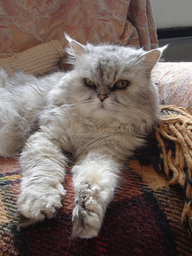
#> input picture test.bmp, 192 x 256 px, shrunk from 375 x 500 before the run
$ python main.py
#> lines starting #> are read from the running program, lines starting #| are printed output that depends on the picture
### lab.py
"""
////////////////////////////////////////////////////////////////////////////////////
// Лабораторная работа 3 по дисциплине МРЗвИС
// Выполнена студентом группы 9217023
// БГУИР Павлов Даниил Иванович
// Вариант 2 - модель рециркуляционной сети с адаптивным коэффициентом
// обучения с ненормированными весами
// 14.09.2021
// Использованные материалы:
// https://numpy.org/doc/stable/index.html - методические материалы по numpy
// https://www.learnpython.org/ - методические материалы по python
// https://studfile.net/preview/1557061/page:8/ - описание рециркуляционной сети
"""

import numpy as np
from PIL import Image


class Lab:
    def __init__(self, r=4, m=4, p=3 * 2 * 2, Emax=1000):
        self.r = r + 1
        self.m = m + 1
        self.p = p
        self.Emax = Emax
        self.e = 0.0002

    def open_file(self, path):
#> called with path = 'test.bmp'
        self.initial_matrix = np.asarray(Image.open(path)).astype('float')
        # Image.fromarray(np.uint8(self.initial_matrix)).show()

    def pixel_transformation(self):
        for cell in np.nditer(self.initial_matrix, op_flags=['readwrite']):
            cell[...] = cell * 2 / 255 - 1
#> this loop made 147456 passes

    def create_rectangles(self):
        self.rectangles = []
        ok = list(self.initial_matrix)
#> ok = 256 items
        for i in range(int(len(ok) / (self.r - 1))):
            temp = []
            for j in range(int(len(ok[i]) / (self.m - 1))):
                temp.append(self.initial_matrix[i * (self.r - 1):(i + 1) * (self.r - 1),
                            j * (self.m - 1):(j + 1) * (self.m - 1)])
            if not (len(ok[i]) % (self.m - 1) == 0):
                temp.append(self.initial_matrix[i * (self.r - 1):(i + 1) * (self.r - 1)
                            , len(self.initial_matrix[i]) - self.m:len(self.initial_matrix[i]) - 1])
            self.rectangles.append(temp)
#> this loop made 64 passes
#> after the loop, self.rectangles = 64 items
        if not (len(ok) % (self.r - 1) == 0):
            temp = []
            for j in range(int(len(ok[0]) / (self.m - 1))):
                temp.append(self.initial_matrix[len(self.initial_matrix) - self.r:len(self.initial_matrix) - 1
                            , j * (self.m - 1):(j + 1) * (self.m - 1)])
            if not (len(ok[i]) % (self.m - 1) == 0):
                temp.append(self.initial_matrix[i * (self.r - 1):(i + 1) * (self.r - 1)
                            , len(self.initial_matrix[i]) - self.m:len(self.initial_matrix[i]) - 1])
            self.rectangles.append(temp)
        self.rectangles = np.asanyarray(self.rectangles)

    def create_vectors(self):
        result = []
        for i in range(self.rectangles.shape[0]):
            temp = []
            for j in range(self.rectangles.shape[1]):
                temp.append(np.matrix.flatten(self.rectangles[i][j]))
            result.append(temp)
#> after the loop, result = 64 items
        self.rectangles = np.array(result)

    # [26 lines left out: functions back_to_rectangles, from_rectangles_to_picture, not called in this run]

    def show_image(self, image):
        # Image.fromarray(np.uint8(image)).show()
        Image.fromarray(np.uint8(image)).save("unzip.bmp")

    def init_weight(self):
        self.Wf = (np.random.rand((self.m - 1) * (self.r - 1) * 3, self.p) + 0.01) * 2 - 1
        self.Wb = (np.random.rand(self.p, (self.m - 1) * (self.r - 1) * 3) + 0.01) * 2 - 1

    def train_coeff(self, matr):
        to_return = np.sum(np.square(matr))
        return 0.00007 if 1.0 / to_return == 0 else 1 / to_return

    def train(self):
        ECURR = self.Emax + 1
        epoch = 0
        while ECURR > self.Emax:
            epoch += 1
            for i in self.rectangles:
                for j in i:
                    Y = j @ self.Wf
                    XX = Y @ self.Wb
                    dX = XX - j
                    # 1 / np.sum(np.square(Y))  1 / np.sum(np.square(Y))
                    self.Wb -= (1 / np.sum(np.square(Y))) * (Y.reshape(Y.size, 1) @
                                           dX.reshape(1, dX.size))
                    self.Wf -= (1 / np.sum(np.square(Y))) * (
                            (j.reshape(j.size, 1) @ dX.reshape(1, dX.size)) @ self.Wb.transpose())
            ECURR = 0
            for i in self.rectangles:
                for j in i:
                    Y = np.dot(j, self.Wf)
                    XX = np.dot(Y, self.Wb)
                    dX = XX - j
                    ECURR += np.sum(np.square(dX))
            print(ECURR)
            print(epoch)
        """
        to_return = []
        for i in self.rectangles:
            temp = []
            for j in i:
                Y = np.dot(j, self.Wf)
                XX = np.dot(Y, self.Wb)
                temp.append(XX)
            to_return.append(temp)
        to_return = np.array(to_return)
        for cell in np.nditer(to_return, op_flags=['readwrite']):
            cell[...] = 255 * (min(1, max(-1, cell)) + 1) / 2.0
        return to_return
        """
        return epoch

    def getZ(self):
        return self.rectangles.size / (
                2 + (self.r * self.m + self.rectangles.shape[0] * self.rectangles.shape[1]) * self.p)

### main.py
"""
////////////////////////////////////////////////////////////////////////////////////
// Лабораторная работа 3 по дисциплине МРЗвИС
// Выполнена студентом группы 9217023
// БГУИР Павлов Даниил Иванович
// Вариант 2 - модель рециркуляционной сети с адаптивным коэффициентом
// обучения с ненормированными весами
// 14.09.2021
// Использованные материалы:
// https://numpy.org/doc/stable/index.html - методические материалы по numpy
// https://www.learnpython.org/ - методические материалы по python
// https://studfile.net/preview/1557061/page:8/ - описание рециркуляционной сети
"""

from lab import Lab
import matplotlib.pyplot as mpl
import numpy as np

lab = Lab()
lab.open_file('test.bmp')
lab.pixel_transformation()
lab.create_rectangles()
lab.create_vectors()


def first_qeustion():
    pMass = []
    itMass = []
    for i in range(10):
        print(i)
        lab.e += 0.0001
        pMass.append(lab.e)
        lab.init_weight()
        itMass.append(lab.train())
    print('----------------------------------------------------------------')
    print(pMass)
    print(itMass)
    mpl.ticklabel_format(axis="x", style="sci", scilimits=(0, 0))
    mpl.xlabel('Коэффициент обучения')
    mpl.ylabel('Количество эпох')
    mpl.plot(pMass, itMass)
    mpl.show()


def sec_question():
    lab.p = 110
    pMass = []
    itMass = []
    for i in range(10):
        print(i)
        lab.p -= 8
        pMass.append(lab.getZ())
        lab.init_weight()
        itMass.append(lab.train())
    print('----------------------------------------------------------------')
    print(pMass)
    print(itMass)
    mpl.xlabel('Коэффициент сжатия')
    mpl.ylabel('Количество эпох')
    mpl.plot(pMass, itMass)
    mpl.show()


def f_question():
    lab.Emax = 10000
    pMass = []
    itMass = []
    for i in range(9):
        print(i)
        lab.Emax -= 1000
        pMass.append(lab.Emax)
        lab.init_weight()
        itMass.append(lab.train())
    print('----------------------------------------------------------------')
    print(pMass)
    print(itMass)
    mpl.xlabel('Заданное значение ошибки')
    mpl.ylabel('Количество эпох')
    mpl.plot(pMass, itMass)
    mpl.show()
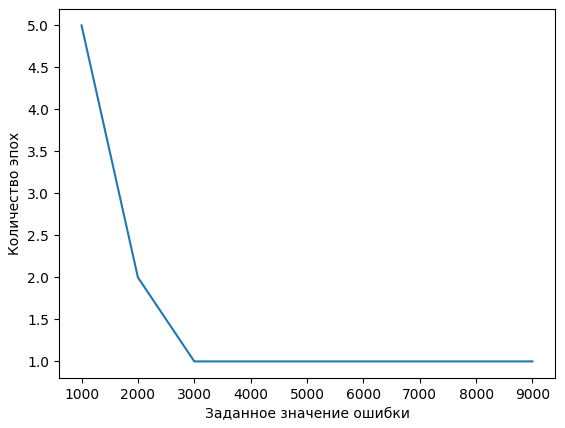
#> figure drawn by matplotlib, 1 panel


f_question()
# lab.show_image(lab.from_rectangles_to_picture(lab.back_to_rectangles(lab.train())))
